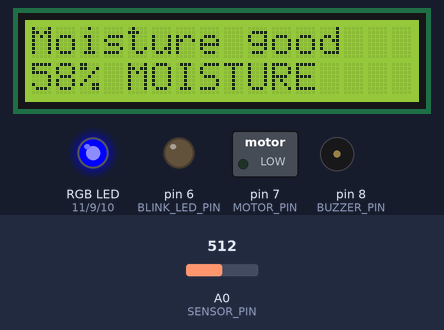
The sketch below on a simulated Arduino Uno, built with avr-gcc and run on an emulated ATmega328P. On the bench: 16×2 character LCD, switched loads named in the sketch (green lamp = pin HIGH), an RGB LED mixed from three pins (HIGH = lit), output pins drawn as LEDs (lit = HIGH), buzzer (waves = sounding). Dashed ring = blinking. Inputs (shaded band) come from the test bench; at power-on: A0 (SENSOR_PIN) = 512. What the sketch prints to the serial monitor is not drawn.

Above: at 3.2 s.
3.3 s: A0 (SENSOR_PIN) set to 243
At 4.4 s:
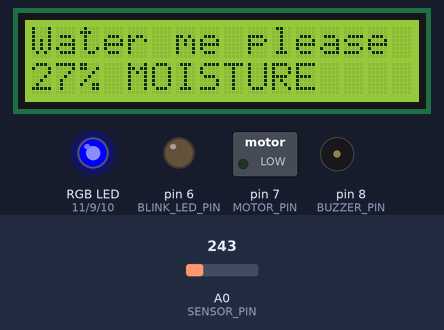
4.9 s: A0 (SENSOR_PIN) set to 219
At 6.7 s:
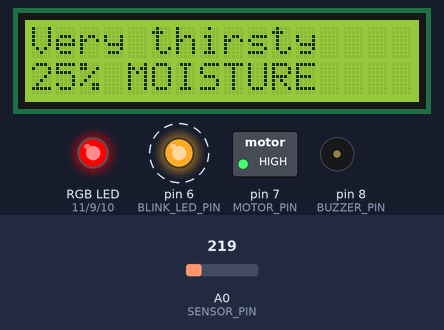
7.9 s: A0 (SENSOR_PIN) set to 103
At 10.04 s:
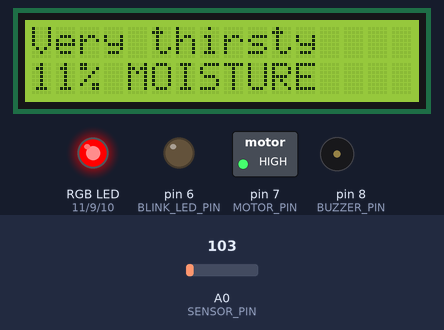
10.8 s: A0 (SENSOR_PIN) set to 89
At 11.43 s:
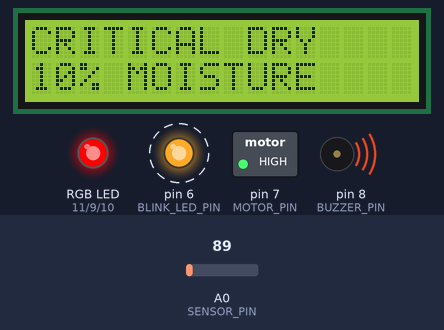
13.4 s: A0 (SENSOR_PIN) set to 716
At 14.2 s:
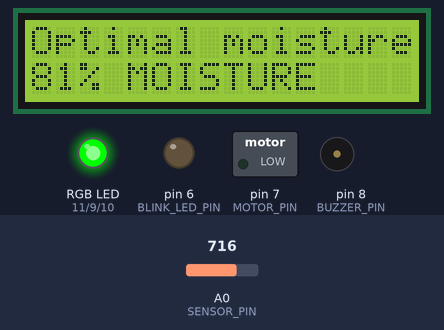
15.0 s: A0 (SENSOR_PIN) set to 588
At 15.6 s:
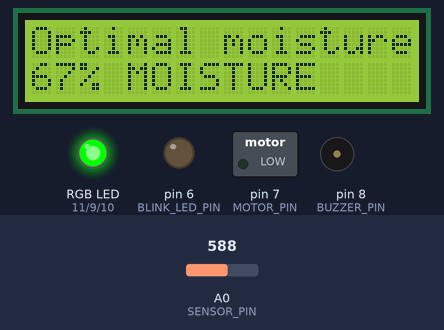
16.7 s: A0 (SENSOR_PIN) set to 569
Timing chart, 0 to 19.3 s (numbered marks = the images above; inputs shaded):
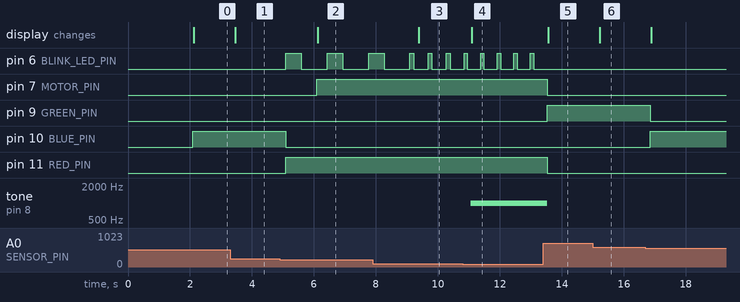

The sketch:

simulaci_n_3_reto_laura_mendez1.ino
```cpp
#include <Wire.h>
#include <LiquidCrystal_I2C.h>

LiquidCrystal_I2C lcd(0x27, 16, 2);

// Pines del sensor y LEDs
const int SENSOR_PIN = A0;
const int RED_PIN = 11;
const int GREEN_PIN = 9;
const int BLUE_PIN = 10;
const int BLINK_LED_PIN = 6;

// Pines nuevos del reto
const int BUZZER_PIN = 8;   // Zumbador
const int MOTOR_PIN = 7;    // Motor (bomba)

// Valores del sensor
const int SENSOR_MIN_VALUE = 0;
const int SENSOR_MAX_VALUE = 876;

// Umbrales de humedad (%)
const int THRESHOLD_CRITICAL = 10;
const int THRESHOLD_VERY_DRY = 25;
const int THRESHOLD_DRY = 45;
const int THRESHOLD_GOOD = 65;
const int THRESHOLD_OPTIMAL = 100;

void setup() {
  pinMode(RED_PIN, OUTPUT);
  pinMode(GREEN_PIN, OUTPUT);
  pinMode(BLUE_PIN, OUTPUT);
  pinMode(BLINK_LED_PIN, OUTPUT);
  pinMode(BUZZER_PIN, OUTPUT);
  pinMode(MOTOR_PIN, OUTPUT);

  Serial.begin(9600);

  lcd.init();
  lcd.backlight();

  lcd.setCursor(0, 0);
  lcd.print("Riego Inteligente");
  lcd.setCursor(0, 1);
  lcd.print("Iniciando...");
  delay(2000);
  lcd.clear();
}

void loop() {
  int sensorValue = analogRead(SENSOR_PIN);
  int moisturePercent = map(sensorValue, SENSOR_MIN_VALUE, SENSOR_MAX_VALUE, 0, 100);
  moisturePercent = constrain(moisturePercent, 0, 100);

  Serial.print("Sensor: ");
  Serial.print(sensorValue);
  Serial.print(" | Humedad: ");
  Serial.print(moisturePercent);
  Serial.println("%");

  // === LED RGB ===
  if (moisturePercent <= THRESHOLD_VERY_DRY) {
    analogWrite(RED_PIN, 255);
    analogWrite(GREEN_PIN, 0);
    analogWrite(BLUE_PIN, 0);
  } else if (moisturePercent <= THRESHOLD_GOOD) {
    analogWrite(RED_PIN, 0);
    analogWrite(GREEN_PIN, 0);
    analogWrite(BLUE_PIN, 255);
  } else {
    analogWrite(RED_PIN, 0);
    analogWrite(GREEN_PIN, 255);
    analogWrite(BLUE_PIN, 0);
  }

  // === LED NARANJA PARPADEANTE ===
  if (moisturePercent <= THRESHOLD_VERY_DRY) {
    int blinkDelay = map(moisturePercent, THRESHOLD_CRITICAL, THRESHOLD_VERY_DRY, 100, 500);
    blinkDelay = constrain(blinkDelay, 100, 500);
    digitalWrite(BLINK_LED_PIN, HIGH);
    delay(blinkDelay);
    digitalWrite(BLINK_LED_PIN, LOW);
    delay(blinkDelay);
  } else {
    digitalWrite(BLINK_LED_PIN, LOW);
  }

  // === ZUMBADOR EN SEQUÍA CRÍTICA ===
  if (moisturePercent <= THRESHOLD_CRITICAL) {
    tone(BUZZER_PIN, 1000);
  } else {
    noTone(BUZZER_PIN);
  }

  // === MOTOR (BOMBA) CUANDO NECESITA RIEGO ===
  if (moisturePercent <= THRESHOLD_VERY_DRY) {
    digitalWrite(MOTOR_PIN, HIGH);
  } else {
    digitalWrite(MOTOR_PIN, LOW);
  }

  // === LCD ===
  lcd.setCursor(0, 0);
  if (moisturePercent <= THRESHOLD_CRITICAL) {
    lcd.print("CRITICAL DRY    ");
  } else if (moisturePercent <= THRESHOLD_VERY_DRY) {
    lcd.print("Very thirsty    ");
  } else if (moisturePercent <= THRESHOLD_DRY) {
    lcd.print("Water me please ");
  } else if (moisturePercent <= THRESHOLD_GOOD) {
    lcd.print("Moisture good   ");
  } else {
    lcd.print("Optimal moisture");
  }

  lcd.setCursor(0, 1);
  lcd.print(moisturePercent);
  lcd.print("% MOISTURE      ");

  delay(300);
}
```

Measured:
- the behaviour switches between 228 and 227 on A0 (SENSOR_PIN) (found by bisection; images 1 and 2)
- the behaviour switches between 97 and 96 on A0 (SENSOR_PIN) (found by bisection; images 3 and 4)
- after the input at 3.3 s, the display: changes after 0.16 s (image 1)
- after the input at 4.9 s, pin 6 (BLINK_LED_PIN): alternates HIGH for 0.50 s and LOW for 0.83 s, starting after 0.20 s; pin 7 (MOTOR_PIN): LOW → HIGH after 1.2 s; pin 10 (BLUE_PIN): HIGH → LOW after 0.20 s; pin 11 (RED_PIN): LOW → HIGH after 0.20 s; the display: changes after 1.2 s (image 2)
- after the input at 7.9 s, the display: changes after 1.5 s (image 3)
- after the input at 10.8 s, tone on pin 8 (BUZZER_PIN): silent → 1000 Hz after 0.26 s; the display: changes after 0.29 s (image 4)
- after the input at 13.4 s, pin 6 (BLINK_LED_PIN): stops changing and stays LOW; pin 7 (MOTOR_PIN), pin 11 (RED_PIN): HIGH → LOW after 0.12 s; pin 9 (GREEN_PIN): LOW → HIGH after 0.12 s; tone on pin 8 (BUZZER_PIN): 1000 Hz → silent after 0.12 s; the display: changes after 0.16 s (image 5)
- after the input at 15.0 s, the display: changes after 0.22 s (image 6)
- after the input at 16.7 s, pin 9 (GREEN_PIN): HIGH → LOW after 0.16 s; pin 10 (BLUE_PIN): LOW → HIGH after 0.16 s
